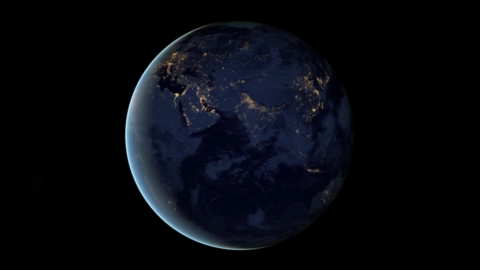
#> input picture frame 90 of videos/video.mp4, 480 x 270 px, given in place of taxi.mpg, which was not available
$ python main.py
#> lines starting #> are read from the running program, lines starting #| are printed output that depends on the picture; pictures that were not available may be replaced by others from this repository, and a replacement may not be noted
### ps4/alg_h_s.py
import cv2 as cv
import numpy as np
import matplotlib.pyplot as plt


class HornSchunck:
    """Classe para implementações básicas de manipulações em vídeos.
    """

    # mascaras utilizadas para calcular a velocidade entre os pixels
    MASK_U_X = np.array([-1, 1, -1, 1]).reshape((2, 2))
    MASK_V_Y = np.array([-1, -1, 1, 1]).reshape((2, 2))
    # MASK_V_Y = np.array([1, 1, -1, -1]).reshape((2, 2))
    MASK_T = np.array([-1, -1, -1, -1]).reshape((2, 2))
    # mascara do laplaciano
    LAPLACIAN_MASK = np.array([1/12, 1/6, 1/12, 1/6, 0, 1/6, 1/12, 1/6, 1/12]).reshape((3, 3))

    def __init__(self, video_path: str, lambda_factor: float, max_iter: int):
        # fatores do algoritmo
#> called with video_path = '../videos/taxi.mpg', lambda_factor = 0.1, max_iter = 40
        self._lambda_factor = lambda_factor
        self._max_iter = max_iter
        # capturando dois frames do vídeo e convertendo os mesmos para escalas de cinza
        self._video_captured = cv.VideoCapture(video_path)
        ret, self._first_image = self._video_captured.read()
#> self._first_image is the input picture: shape (270, 480, 3); mean B, G, R 14.7, 9.1, 7.3
        ret, self._second_image = self._video_captured.read()
        self._base_image = self._first_image
        self._first_image = cv.cvtColor(self._first_image, cv.COLOR_BGR2GRAY)
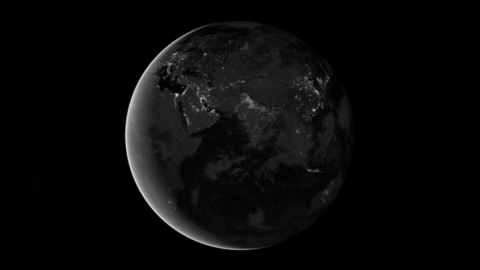
#> self._first_image: shape (270, 480); min 0, max 212, mean 9.2
        self._second_image = cv.cvtColor(self._second_image, cv.COLOR_BGR2GRAY)
#> self._second_image: shape (270, 480)
        # matriz de velocidades iniciada com zero
        self._u = np.zeros(self._first_image.shape)
        self._v = np.zeros(self._second_image.shape)

    def _horn_schunck(self):
        """Implementação do algoritmo de Horn and Schunck.

        Returns: None.
        """
        # variáveis utilizadas nas iterações
        u = np.zeros(self._first_image.shape)
        v = np.zeros(self._first_image.shape)
        u_1 = np.zeros(self._first_image.shape)
        v_1 = np.zeros(self._first_image.shape)
        f_x = np.zeros(self._first_image.shape)
        f_y = np.zeros(self._first_image.shape)
        f_t = np.zeros(self._first_image.shape)
        dim_x = self._first_image.shape[1] - 1
#> dim_x = 479
        dim_y = self._first_image.shape[0] - 1
#> dim_y = 269
        # iterando sobre os pixels para calcular f_x, f_y e f_t
        for y, lines in enumerate(self._first_image):
            for x, pixel in enumerate(lines):
                # evita obtenção de janelas na borda direita e inferior
                if y >= (dim_y - 1) or x >= (dim_x - 1):
                    continue
                # janela das imagens no tempo t e dt
                positions_1 = np.array([self._first_image[y][x], self._first_image[y][x+1], self._first_image[y+1][x],
                                        self._first_image[y+1][x+1]]).reshape((2, 2))
                positions_2 = np.array([self._second_image[y][x], self._second_image[y][x+1],
                                        self._second_image[y+1][x], self._second_image[y+1][x+1]]).reshape((2, 2))
                # cálculo das velocidades de x e y
                f_x[y][x] = 0.5 * sum(sum(np.multiply(positions_1, self.MASK_U_X))) + sum(sum(
                    np.multiply(positions_2, self.MASK_U_X)))
                f_y[y][x] = 0.5 * sum(sum(np.multiply(positions_1, self.MASK_V_Y))) + sum(sum(
                    np.multiply(positions_2, self.MASK_V_Y)))
                f_t[y][x] = sum(sum(positions_2 - positions_1))
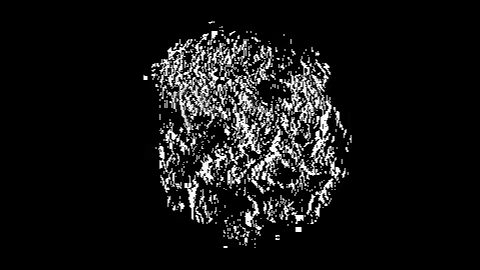
#> f_t: shape (270, 480) float64; min 0, max 510, mean 40.6; drawn with min black and max white
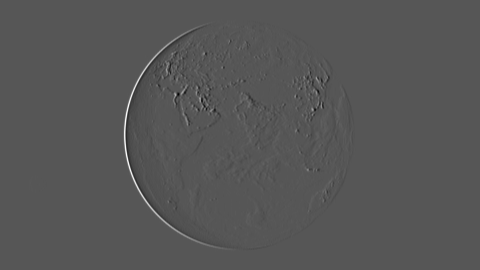
#> f_x: shape (270, 480) float64; min -230.5, max 447, mean 0; drawn with min black and max white
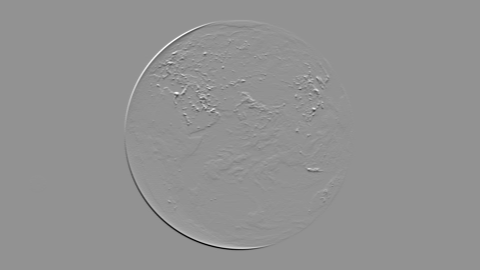
#> f_y: shape (270, 480) float64; min -370.5, max 274.5, mean 0; drawn with min black and max white
        # calculando o vetor u e v
        for i in range(self._max_iter):
            print(f'Iteration: {i + 1}')
            for y, lines in enumerate(self._first_image):
                for x, pixel in enumerate(lines):
                    if y >= (dim_y - 3) or x >= (dim_x - 3):
                        continue
                    window_u = np.array([u[y-1][x-1], u[y-1][x], u[y-1][x+1], u[y][x-1], u[y][x], u[y][x+1],
                                         u[y+1][x-1], u[y+1][x], u[y+1][x+1]]).reshape((3, 3))
                    window_v = np.array([v[y-1][x-1], v[y-1][x], v[y-1][x+1], v[y][x-1], v[y][x],
                                         v[y][x+1], v[y+1][x-1], v[y+1][x], v[y+1][x+1]]).reshape((3, 3))
                    uav = sum(sum(np.multiply(window_u, self.LAPLACIAN_MASK)))
                    vav = sum(sum(np.multiply(window_v, self.LAPLACIAN_MASK)))
                    p = f_x[y][x]*uav + f_y[y][x]*vav + f_t[y][x]
                    d = self._lambda_factor + f_x[y][x]**2 + f_y[y][x]**2
                    u_1[y][x] = uav - (f_x[y][x]*(p/d))
                    v_1[y][x] = vav - (f_y[y][x]*(p/d))
            print(f'Mean of changes in U: {(sum(sum(u_1)) - sum(sum(u)))/2}')
            print(f'Mean of changes in V: {(sum(sum(v_1)) - sum(sum(v)))/2}')
            u = u_1
            v = v_1
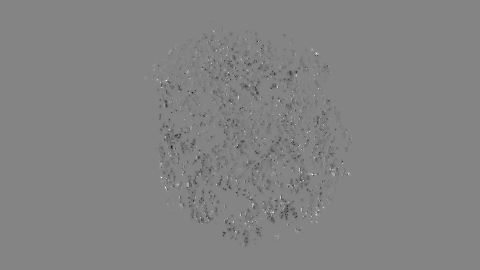
#> u_1: shape (270, 480) float64; min -475.4, max 441.7, mean -3.8; drawn with min black and max white
        self._u = u
        self._v = v
        HornSchunck._show_image(self._u, 'Vetor U')
        HornSchunck._show_image(self._v, 'Vetor V')
        self._show_image_hsv(self._u, self._v, 'HSV Image')

    # [26 lines left out: functions _show_velocities, _show_image_hsv, not called in this run]

    def horn_schunck(self):
        self._horn_schunck()

    def show_velocities(self):
        self._show_velocities()

    # [12 lines left out: function _show_image, not called in this run]

### ps4/main.py
from alg_h_s import HornSchunck
from mean_shift import MeanShift
from detection_calibration_marks import DetectionCalibrationMarks


def main():
    # questão 1
    video = HornSchunck('../videos/taxi.mpg', 0.1, 40)
    video.horn_schunck()
    video.show_velocities()

    # [7 lines of commented-out code are left out]


#> (the run stopped early here; a loop or call above may not have finished)
